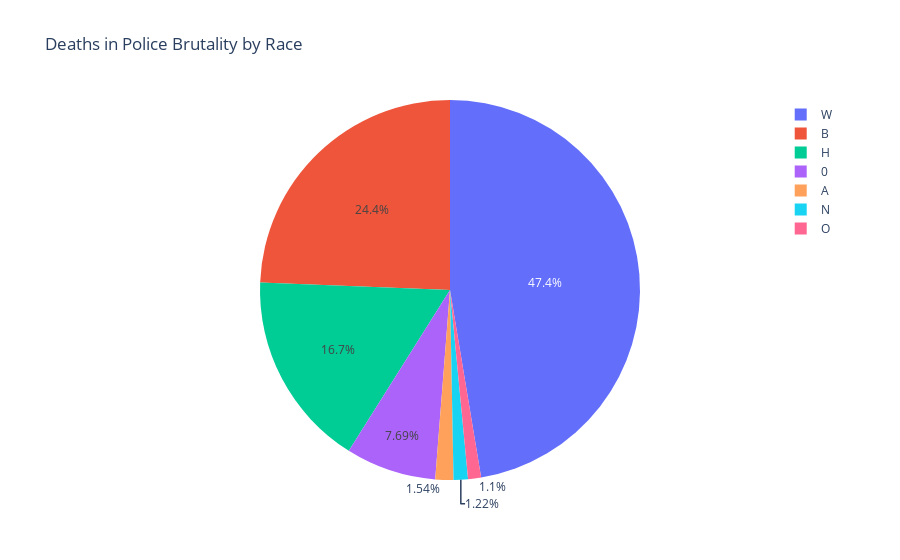

Write notebook code for a chart like this one.
### Code cell
import plotly.express as px

fig = px.pie(df_fatalities_agg, values='count', names=df_fatalities_agg.index,title='Deaths in Police Brutality by Race')
fig.show()

#'W' represents 'White'
#'B' represents 'Black'
#'H' represents 'Hispanic'
#'A' represents 'Asian'
#'N' represents 'Native American'
#'O' represents 'Other'

### Figure 1 — Plotly figure (JSON) as saved in the notebook; plotly's stock layout.template omitted (floating-point values rounded to 4 significant figures)
{"data": [{"domain": {"x": [0, 1], "y": [0, 1]}, "hovertemplate": "race=%{label}<br>count=%{value}<extra></extra>", "labels": [0, "A", "B", "H", "N", "O", "W"], "legendgroup": "", "name": "", "showlegend": true, "type": "pie", "values": [195, 39, 618, 423, 31, 28, 1201]}], "layout": {"legend": {"tracegroupgap": 0}, "title": {"text": "Deaths in Police Brutality by Race"}}}
